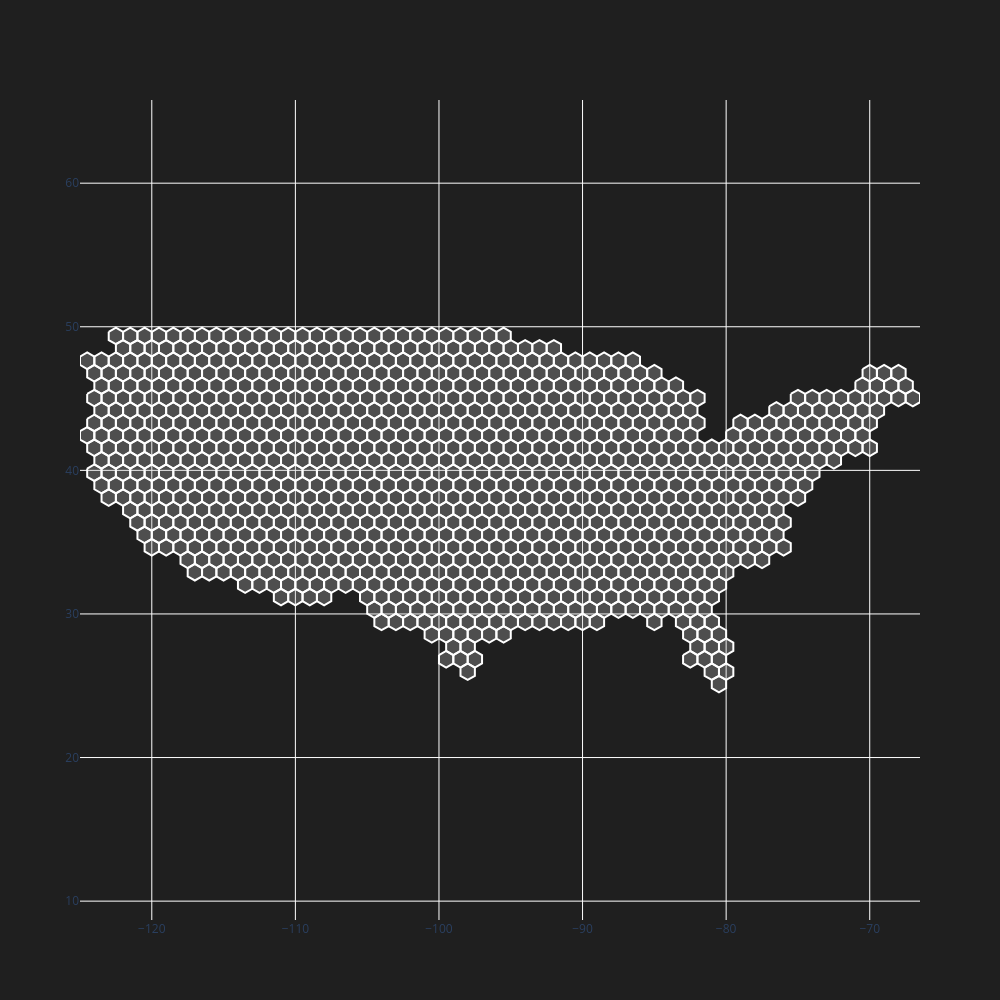

Here is the notebook cell this chart was saved with:
### Markdown cell above
---

## Plotting

### Code cell
def plot_polygons(df, bg_color="black"):
    fig = go.Figure()

    for poly in df["PolygonCoordinates"]:
        xs = [p[0] for p in poly] + [poly[0][0]]
        ys = [p[1] for p in poly] + [poly[0][1]]

        fig.add_trace(
            go.Scatter(
                x=xs,
                y=ys,
                mode="lines",
                fill="toself",
                line=dict(color="white"),
                fillcolor="rgba(188,188,188,0.3)",
                hoverinfo="skip",
                showlegend=False
            )
        )

    fig.update_layout(
        width=1000,
        height=1000,
        paper_bgcolor=bg_color,  # outside plot area
        plot_bgcolor=bg_color,   # inside plot area
        xaxis=dict(scaleanchor="y"),
    )

    # optional: hide axes/ticks
    fig.update_xaxes(visible=True)
    fig.update_yaxes(visible=True)

    return fig

# examples
#plot_polygons(df, bg_color="silver").show()
plot_polygons(df, bg_color="#1F1F1F").show()
